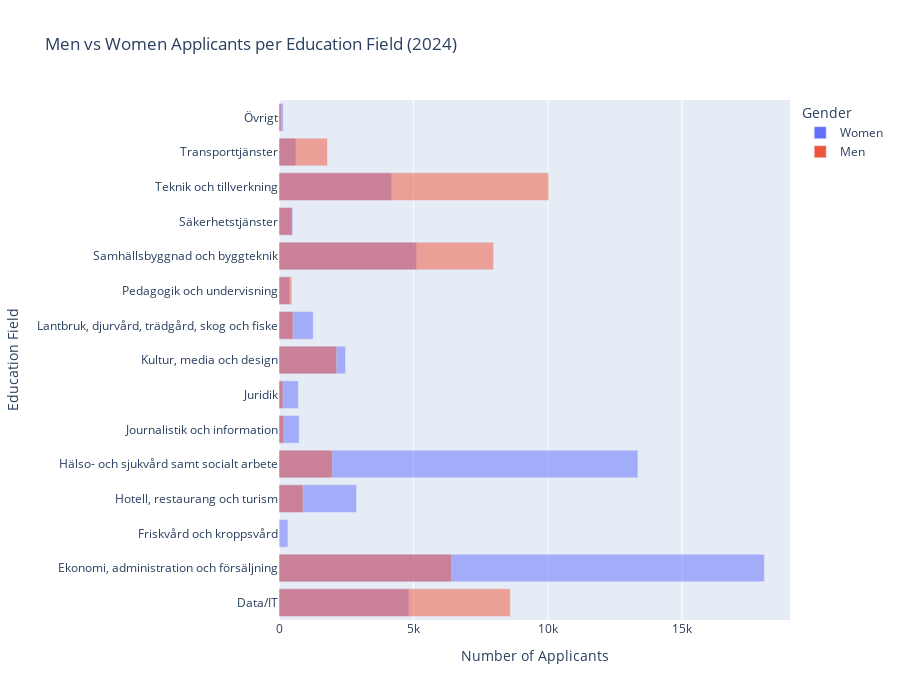

Notebook code for this chart:
### Code cell
import pandas as pd
import plotly.express as px

df = pd.read_excel("data/Utbildningsansökning_age.xlsx", sheet_name='Education')

# Clean and convert numbers (remove spaces and convert to int)
for col in ['Total', 'Women', 'Men']:
    df[col] = df[col].astype(str).str.replace(' ', '').astype(int)

# Filter for the most recent year (2024)
df_2024 = df[df['Year'] == 2024]

# Create the overlapping horizontal bar chart
fig = px.bar(
    df_2024.melt(id_vars=['Education'], value_vars=['Women', 'Men'], var_name='Gender', value_name='Applicants'),
    x='Applicants',
    y='Education',
    color='Gender',
    barmode='overlay',
    orientation='h',
    title='Men vs Women Applicants per Education Field (2024)'
)

fig.update_layout(
    height=700,
    xaxis_title='Number of Applicants',
    yaxis_title='Education Field',
    legend_title='Gender'
)

fig.show()

### Figure 1 — Plotly figure (JSON) as saved in the notebook; plotly's stock layout.template omitted (floating-point values rounded to 4 significant figures)
{"data": [{"hovertemplate": "Gender=Women<br>Applicants=%{x}<br>Education=%{y}<extra></extra>", "legendgroup": "Women", "marker": {"color": "#636efa", "opacity": 0.5, "pattern": {"shape": ""}}, "name": "Women", "orientation": "h", "showlegend": true, "textposition": "auto", "type": "bar", "x": [4830, 18060, 333, 2882, 13354, 751, 718, 2476, 1274, 388, 5120, 513, 4187, 627, 157], "xaxis": "x", "y": ["Data/IT", "Ekonomi, administration och försäljning", "Friskvård och kroppsvård", "Hotell, restaurang och turism", "Hälso- och sjukvård samt socialt arbete", "Journalistik och information", "Juridik", "Kultur, media och design", "Lantbruk, djurvård, trädgård, skog och fiske", "Pedagogik och undervisning", "Samhällsbyggnad och byggteknik", "Säkerhetstjänster", "Teknik och tillverkning", "Transporttjänster", "Övrigt"], "yaxis": "y"}, {"hovertemplate": "Gender=Men<br>Applicants=%{x}<br>Education=%{y}<extra></extra>", "legendgroup": "Men", "marker": {"color": "#EF553B", "opacity": 0.5, "pattern": {"shape": ""}}, "name": "Men", "orientation": "h", "showlegend": true, "textposition": "auto", "type": "bar", "x": [8606, 6421, 4, 895, 1983, 181, 146, 2143, 523, 474, 7984, 488, 10034, 1802, 79], "xaxis": "x", "y": ["Data/IT", "Ekonomi, administration och försäljning", "Friskvård och kroppsvård", "Hotell, restaurang och turism", "Hälso- och sjukvård samt socialt arbete", "Journalistik och information", "Juridik", "Kultur, media och design", "Lantbruk, djurvård, trädgård, skog och fiske", "Pedagogik och undervisning", "Samhällsbyggnad och byggteknik", "Säkerhetstjänster", "Teknik och tillverkning", "Transporttjänster", "Övrigt"], "yaxis": "y"}], "layout": {"barmode": "overlay", "height": 700, "legend": {"title": {"text": "Gender"}, "tracegroupgap": 0}, "title": {"text": "Men vs Women Applicants per Education Field (2024)"}, "xaxis": {"anchor": "y", "domain": [0, 1], "title": {"text": "Number of Applicants"}}, "yaxis": {"anchor": "x", "domain": [0, 1], "title": {"text": "Education Field"}}}}
